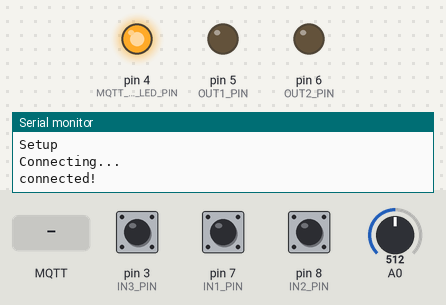
The sketch below on a simulated Arduino Uno, built with avr-gcc and run on an emulated ATmega328P. Shown: output pins drawn as LEDs (lit = HIGH), the last lines printed to the serial monitor. The test bench sets the inputs (shaded band); at power-on: pin 3 (IN3_PIN) HIGH, pin 7 (IN1_PIN) HIGH, pin 8 (IN2_PIN) HIGH, A0 = 512. WiFi joins after 1.5 s; servers stay silent unless stated; random numbers use the default seed unless the sketch sets one; no MQTT or app messages arrive unless stated.

Above: at 2.7 s.
2.8 s: MQTT message "1" arrives on the first subscribed topic
At 3.1 s:
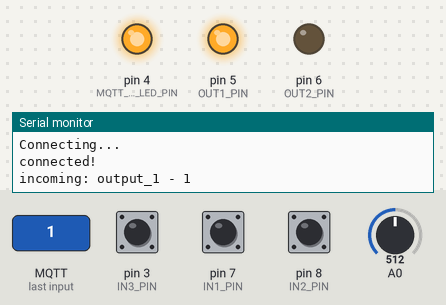
4.3 s: MQTT message "1" arrives on the second subscribed topic
At 5.4 s:
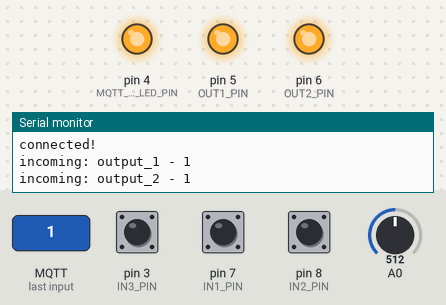
5.8 s: MQTT message "5" arrives on the first subscribed topic
At 6.6 s:
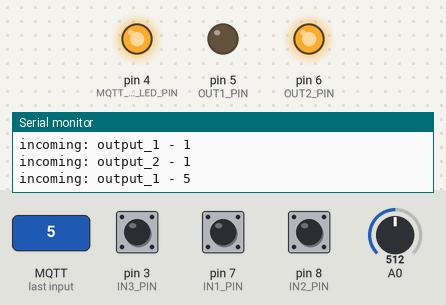
7.3 s: MQTT message "5" arrives on the second subscribed topic
At 7.7 s:
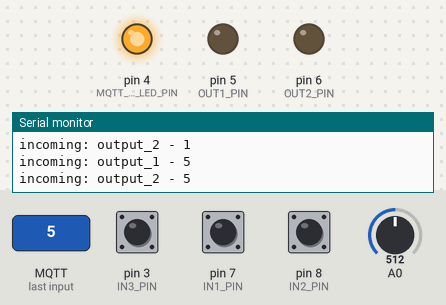
Timing chart, 0 to 9.8 s (numbered marks = the images above; inputs shaded):
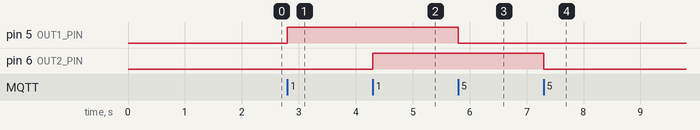

Measured:
- after the input at 2.8 s, pin 5 (OUT1_PIN): LOW → HIGH at once
- after the input at 4.3 s, pin 6 (OUT2_PIN): LOW → HIGH at once
- after the input at 5.8 s, pin 5 (OUT1_PIN): HIGH → LOW at once
- after the input at 7.3 s, pin 6 (OUT2_PIN): HIGH → LOW at once

The sketch:

virtuino_mqtt_ethernet_shiftr_caixa_monitor.ino
```cpp
//---------------------------------------------------------------
// Project: Virtuino MQTT ethernet example
// Created by Ilias Lamprou at Jan/16/2018
// MQTT Broker: shiftr.io. https://shiftr.io/try.
// MQTT library by Joël Gähwiler: https://github.com/256dpi/arduino-mqtt
//---------------------------------------------------------------

#include <Ethernet.h>

//---------- board settings ------------------
byte mac[] = {0xDE, 0xAD, 0xBE, 0xEF, 0xFE, 0xED};

//------ MQTT broker settings and topics
const char* broker = "broker.shiftr.io";
char mqttUserName[] = "teste";
char mqttPass[] = "teste12345";

//------ PIN settings and topics
#define MQTT_CONNECTION_LED_PIN 4  // MQTT connection indicator
#define OUT1_PIN 5                 // Led or relay
#define OUT2_PIN 6                 // Led or relay
#define IN1_PIN 7                  // Entrada sensor 1
#define IN2_PIN 8                  // Entrada sensor 2
#define IN3_PIN 3                  // Entrada sensor 3


const char* topic_pub_sensor1 = "sensor1"; // You can to replace the labels: sensor1, sensor2, input_1, etc. with yours
const char* topic_pub_sensor2 = "sensor2";

const char* topic_pub_in1 = "input_1"; //Sensor adota esse nome no broker
const char* topic_pub_in2 = "input_2"; //Sensor adota esse nome no broker
const char* topic_pub_in3 = "input_3"; //Sensor adota esse nome no broker

const char* topic_sub_out1 = "output_1";
const char* topic_sub_out2 = "output_2";

const char* topic_sub_variable1 = "variable_1";

const unsigned long mqttPostingInterval = 5L * 10L; // Post sensor data every 5 seconds.

//---------Variables and Libraries --------------------
#include <MQTTClient.h>
EthernetClient net;
MQTTClient client;

unsigned long lastUploadedTime = 0;
byte in1_lastState=2;
byte in2_lastState=2;
byte in3_lastState=2;


//========================================= connect
//=========================================
void connect() {
 digitalWrite(MQTT_CONNECTION_LED_PIN,LOW);   // Turn off the MQTT connection LED
 Serial.print("\nConnecting...");
 //--- create a random client id
  char clientID[] ="VIRTUINO_0000000000";  // For random generation of client ID.
  for (int i = 9; i <19 ; i++) clientID[i]=  char(48+random(10));

  while (!client.connect("Arduino Caixa Teste", mqttUserName, mqttPass)) {
    Serial.print(".");
    digitalWrite(MQTT_CONNECTION_LED_PIN,!digitalRead(MQTT_CONNECTION_LED_PIN));
    delay(1000);
  }
  Serial.println("\nconnected!");
  digitalWrite(MQTT_CONNECTION_LED_PIN,HIGH);

  client.subscribe(topic_sub_out1);
  client.subscribe(topic_sub_out2);
  client.subscribe(topic_sub_variable1);
  client.unsubscribe(topic_sub_out2);
}


//========================================= messageReceived
//=========================================
void messageReceived(String &topic, String &payload) {
  Serial.println("incoming: " + topic + " - " + payload);
  if (topic==topic_sub_out1){
    int v = payload.toInt();
    if (v==1) digitalWrite(OUT1_PIN,HIGH);
    else digitalWrite(OUT1_PIN,LOW);
  }
  if (topic==topic_sub_out2){
    int v = payload.toInt();
    if (v==1) digitalWrite(OUT2_PIN,HIGH);
    else digitalWrite(OUT2_PIN,LOW);
  }

   if (topic==topic_sub_variable1){
    int v = payload.toInt();
    Serial.println("Variable 1 = "+String(v));
    // do something with the variable here
  }

}

//========================================= setup
//=========================================
//=========================================
void setup() {
  Serial.begin(9600);
  Serial.println("Setup");

  pinMode(MQTT_CONNECTION_LED_PIN,OUTPUT);
  pinMode(OUT1_PIN,OUTPUT);
  pinMode(OUT2_PIN,OUTPUT);
  pinMode(IN1_PIN,INPUT);
  pinMode(IN2_PIN,INPUT);
  pinMode(IN3_PIN,INPUT);

  Serial.begin(9600);
  Ethernet.begin(mac);
  client.begin(broker, net);
  client.onMessage(messageReceived);
  connect();
}
//========================================= loop
//=========================================
//=========================================
void loop() {
  client.loop();
  if (!client.connected())connect();

  //---- MQTT upload
  if (millis() - lastUploadedTime > mqttPostingInterval) {
    int sensor1_value =random(100);         // replace the random value with your sensor value
    client.publish(topic_pub_sensor1, String(sensor1_value),true,1);

    int sensor2_value = analogRead(A0);
    client.publish(topic_pub_sensor2, String(sensor2_value),true,1);  // upload the analog A0 value

    lastUploadedTime = millis();
  }


  //---- check if inputs
   byte input1_state = digitalRead(IN1_PIN);
   byte input2_state = digitalRead(IN2_PIN);
   byte input3_state = digitalRead(IN3_PIN);

   if (input1_state!=in1_lastState){
      client.publish(topic_pub_in1, String(input1_state),true,1);
      delay(100);
      in1_lastState=input1_state;
   }
   if (input2_state!=in2_lastState){
      client.publish(topic_pub_in2, String(input2_state),true,1);
      delay(100);
      in2_lastState=input2_state;
   }
   if (input3_state!=in3_lastState){
      client.publish(topic_pub_in3, String(input3_state),true,1);
      delay(100);
      in3_lastState=input3_state;
   }
}
```
